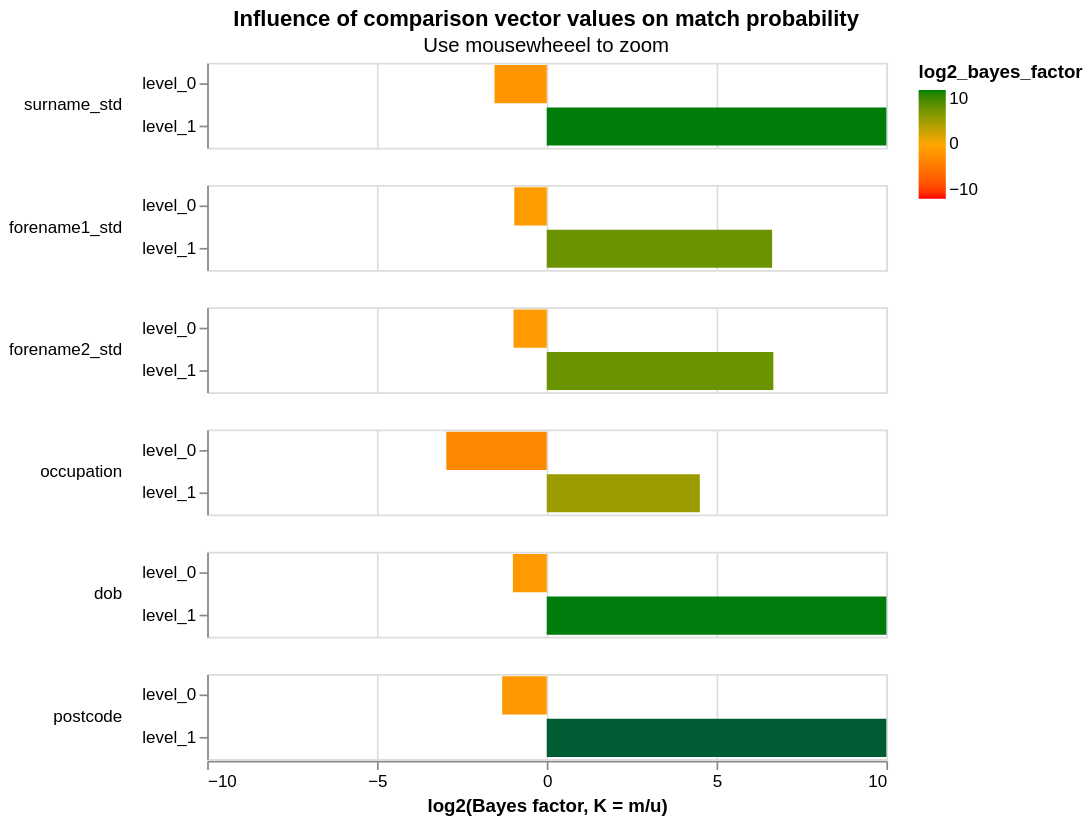

Write a Vega-Lite specification for this figure.
### Vega-Lite specification from a JSON file in a GitHub repository (floating-point values rounded to 4 significant figures)
{"config": {"view": {"continuousWidth": 400, "continuousHeight": 300, "height": 300, "width": 400}, "header": {"title": null}, "mark": {"tooltip": null}, "title": {"anchor": "middle"}}, "data": {"name": "data-4b44826bd3397d8f9d9ac87f49de2cde"}, "mark": {"type": "bar", "clip": true}, "encoding": {"color": {"type": "quantitative", "field": "log2_bayes_factor", "scale": {"domain": [-10, 0, 10], "range": ["red", "orange", "green"]}}, "row": {"type": "nominal", "field": "column_name", "header": {"labelAlign": "left", "labelAnchor": "middle", "labelAngle": 0}, "sort": {"field": "gamma_index"}}, "tooltip": [{"type": "nominal", "field": "column_name"}, {"type": "ordinal", "field": "level_name"}, {"type": "quantitative", "field": "m_probability", "format": ".4f"}, {"type": "quantitative", "field": "bayes_factor", "format": ".4f"}, {"type": "nominal", "field": "level_proportion", "format": ".2%", "title": "Percentage of record comparisons in this level"}, {"type": "quantitative", "field": "log2_bayes_factor", "format": ".4f", "title": "log2(Bayes factor, K = m/u)"}], "x": {"type": "quantitative", "axis": {"title": "log2(Bayes factor, K = m/u)", "values": [-10, -5, 0, 5, 10]}, "field": "log2_bayes_factor", "scale": {"domain": [-10, 10]}}, "y": {"type": "nominal", "axis": {"title": null}, "field": "level_name"}}, "height": 50, "resolve": {"scale": {"y": "independent"}}, "selection": {"selector076": {"type": "interval", "bind": "scales", "encodings": ["x"]}}, "title": {"text": "Influence of comparison vector values on match probability", "subtitle": "Use mousewheeel to zoom"}, "$schema": "https://vega.github.io/schema/vega-lite/v4.json", "datasets": {"data-4b44826bd3397d8f9d9ac87f49de2cde": [{"m_probability": 0.3441, "u_probability": 0.9995, "bayes_factor": 0.3443, "log2_bayes_factor": -1.538, "gamma_column_name": "gamma_surname_std", "level_name": "level_0", "gamma_index": 0, "column_name": "surname_std", "max_gamma_index": 1, "num_levels": 2, "level_proportion": 0.9995}, {"m_probability": 0.6559, "u_probability": 0.0004683, "bayes_factor": 1401.0, "log2_bayes_factor": 10.45, "gamma_column_name": "gamma_surname_std", "level_name": "level_1", "gamma_index": 1, "column_name": "surname_std", "max_gamma_index": 1, "num_levels": 2, "level_proportion": 0.0004754}, {"m_probability": 0.5129, "u_probability": 0.9951, "bayes_factor": 0.5154, "log2_bayes_factor": -0.9562, "gamma_column_name": "gamma_forename1_std", "level_name": "level_0", "gamma_index": 0, "column_name": "forename1_std", "max_gamma_index": 1, "num_levels": 2, "level_proportion": 0.9951}, {"m_probability": 0.4871, "u_probability": 0.004899, "bayes_factor": 99.43, "log2_bayes_factor": 6.636, "gamma_column_name": "gamma_forename1_std", "level_name": "level_1", "gamma_index": 1, "column_name": "forename1_std", "max_gamma_index": 1, "num_levels": 2, "level_proportion": 0.004904}, {"m_probability": 0.5056, "u_probability": 0.9952, "bayes_factor": 0.508, "log2_bayes_factor": -0.977, "gamma_column_name": "gamma_forename2_std", "level_name": "level_0", "gamma_index": 0, "column_name": "forename2_std", "max_gamma_index": 1, "num_levels": 2, "level_proportion": 0.9951}, {"m_probability": 0.4944, "u_probability": 0.004848, "bayes_factor": 102.0, "log2_bayes_factor": 6.672, "gamma_column_name": "gamma_forename2_std", "level_name": "level_1", "gamma_index": 1, "column_name": "forename2_std", "max_gamma_index": 1, "num_levels": 2, "level_proportion": 0.004854}, {"m_probability": 0.1238, "u_probability": 0.9615, "bayes_factor": 0.1288, "log2_bayes_factor": -2.957, "gamma_column_name": "gamma_occupation", "level_name": "level_0", "gamma_index": 0, "column_name": "occupation", "max_gamma_index": 1, "num_levels": 2, "level_proportion": 0.9615}, {"m_probability": 0.8762, "u_probability": 0.03851, "bayes_factor": 22.75, "log2_bayes_factor": 4.508, "gamma_column_name": "gamma_occupation", "level_name": "level_1", "gamma_index": 1, "column_name": "occupation", "max_gamma_index": 1, "num_levels": 2, "level_proportion": 0.03852}, {"m_probability": 0.5006, "u_probability": 0.9997, "bayes_factor": 0.5008, "log2_bayes_factor": -0.9977, "gamma_column_name": "gamma_dob", "level_name": "level_0", "gamma_index": 0, "column_name": "dob", "max_gamma_index": 1, "num_levels": 2, "level_proportion": 0.9997}, {"m_probability": 0.4994, "u_probability": 0.0003163, "bayes_factor": 1579.0, "log2_bayes_factor": 10.62, "gamma_column_name": "gamma_dob", "level_name": "level_1", "gamma_index": 1, "column_name": "dob", "max_gamma_index": 1, "num_levels": 2, "level_proportion": 0.0003217}, {"m_probability": 0.4028, "u_probability": 1.0, "bayes_factor": 0.4028, "log2_bayes_factor": -1.312, "gamma_column_name": "gamma_postcode", "level_name": "level_0", "gamma_index": 0, "column_name": "postcode", "max_gamma_index": 1, "num_levels": 2, "level_proportion": 1.0}, {"m_probability": 0.5972, "u_probability": 1.6e-05, "bayes_factor": 37330.0, "log2_bayes_factor": 15.19, "gamma_column_name": "gamma_postcode", "level_name": "level_1", "gamma_index": 1, "column_name": "postcode", "max_gamma_index": 1, "num_levels": 2, "level_proportion": 2.245e-05}]}}
